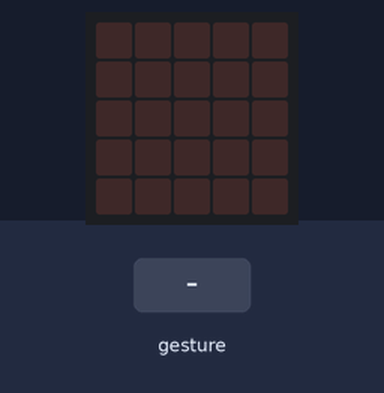
Simulated run of this program. Board: BBC micro:bit (MakeCode). Parts: the board's 5×5 LED display. Inputs (shaded band) come from the test bench. Random numbers come from a fixed seed; a tilt is held for 1.5 s and a shake lasts 1 s, then the board lies face up again.

Above: at 1.2 s.
1.3 s: gesture 'shake'
At 2.2 s:
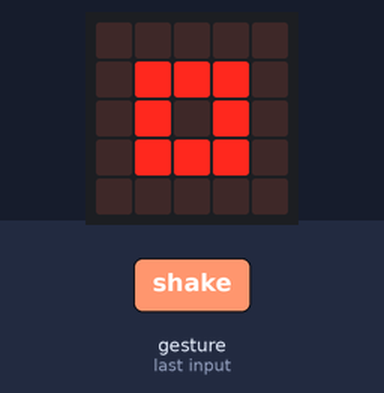
3.0 s: gesture 'shake'
At 3.5 s:
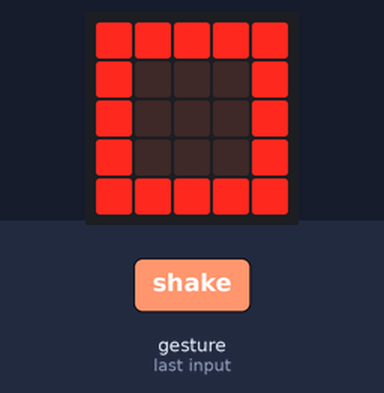
Timing chart, 0 to 6.0 s (numbered marks = the images above; inputs shaded):
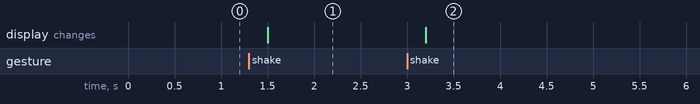

Measured:
- after the input at 1.3 s, the display: changes after 0.20 s (image 1)
- after the input at 3.0 s, the display: changes after 0.20 s (image 2)

The program:

main.ts
```typescript
let x = 0
input.onGesture(Gesture.Shake, function () {
    x = randint(0, 2)
    if (x == 0) {
        basic.showIcon(IconNames.SmallSquare)
    } else if (x == 1) {
        basic.showIcon(IconNames.Scissors)
    } else {
        basic.showIcon(IconNames.Square)
    }
})
```

test.ts
```typescript
// testes vão aqui; isto não será compilado quando este pacote for usado como uma extensão.
```
